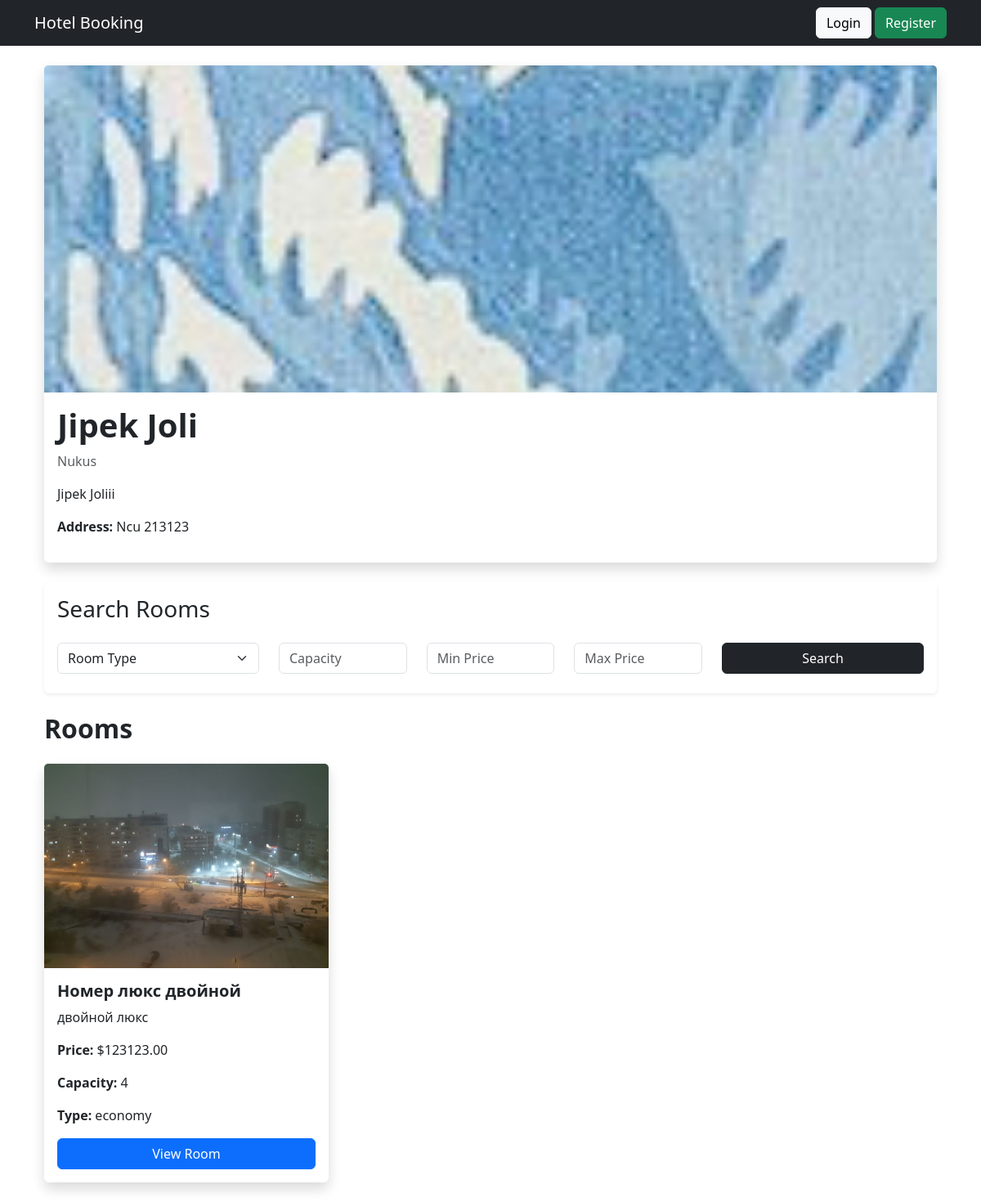
The page /hotel/1/ on the database as committed earlier.
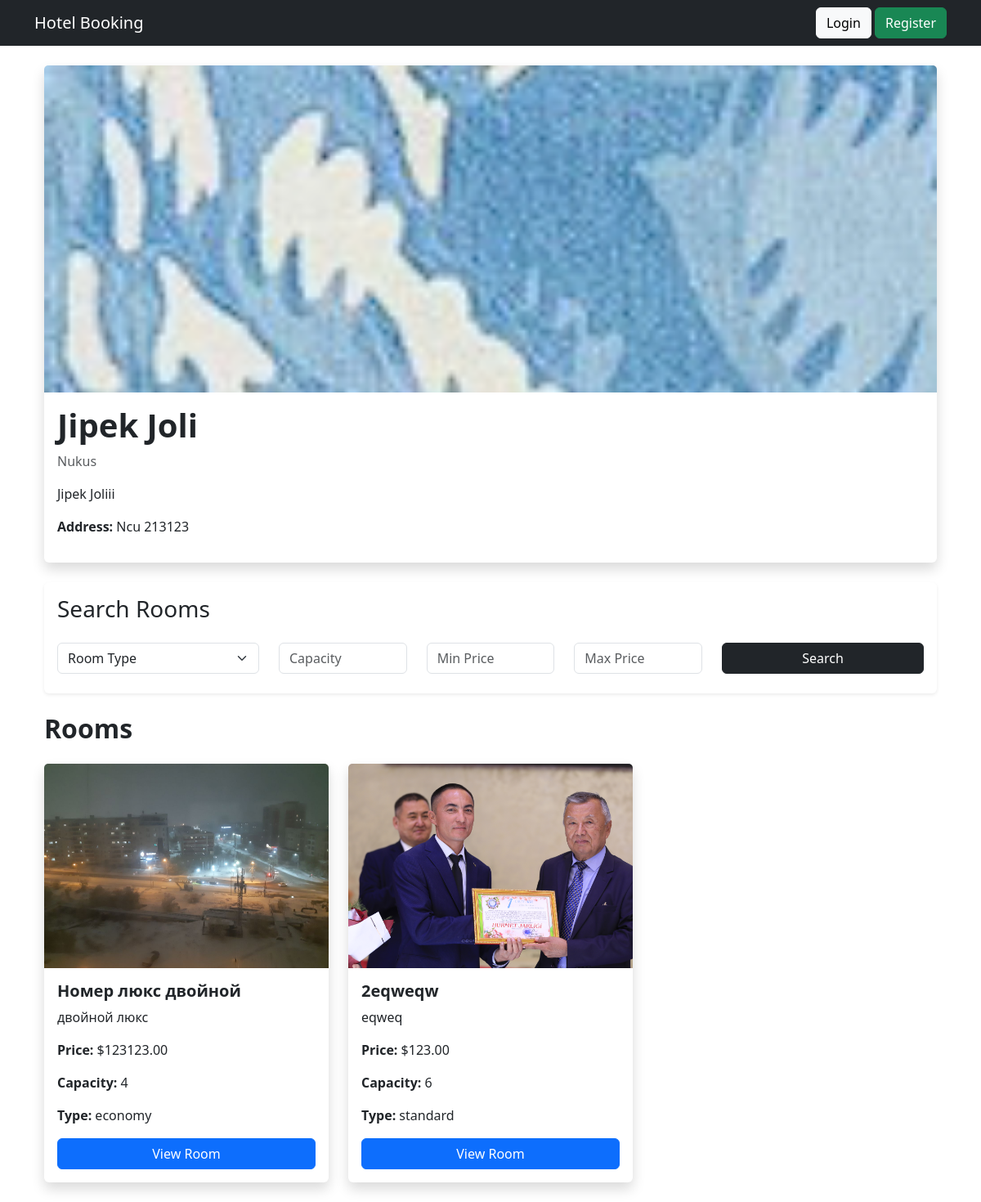
The same page on the database as committed later.
### main/models.py (models this page shows, shortened)
class Room(models.Model):
    ROOM_TYPES = (
        ('economy', 'Economy'),
        ('standard', 'Standard'),
        ('comfort', 'Comfort'),
        ('deluxe', 'Deluxe'),
        ('lux', 'Lux'),
        ('full_lux', 'Full Lux'),
        ('presidential', 'Presidential'),
    )
    hotel = models.ForeignKey(
        Hotel,
        on_delete=models.CASCADE,
        related_name='rooms'
    )
    title = models.CharField(max_length=255)
    description = models.TextField()
    room_type = models.CharField(
        max_length=20,
        choices=ROOM_TYPES,
        default='standard'
    )
    price = models.DecimalField(
        max_digits=10,
        decimal_places=2
    )
    capacity = models.PositiveIntegerField()
    size_m2 = models.PositiveIntegerField(
        null=True,
        blank=True
    )
    BED_TYPES = (
        ('single', 'Single'),
        ('double', 'Double'),
        ('triple', 'Triple'),
        ('queen (1 big bed for 1 person)', 'Queen (1 big bed for 1 person)'),
        ('king (bed for 4 people)', 'King (bed for 4 people)'),
    )
    beds = models.PositiveIntegerField(default=1)
    bed_type = models.CharField(
        max_length=50,
        choices=BED_TYPES,
        default='single'
    )
    has_wifi = models.BooleanField(default=True)
    has_breakfast = models.BooleanField(default=False)
    has_air_conditioning = models.BooleanField(default=True)
    is_available = models.BooleanField(default=True)
    rating = models.DecimalField(
        max_digits=3,
        decimal_places=1,
        default=4.0
    )
    created_at = models.DateTimeField(auto_now_add=True)

class RoomImage(models.Model):
    room = models.ForeignKey(
        Room,
        on_delete=models.CASCADE,
        related_name='images'
    )
    image = models.ImageField(upload_to='rooms/')

### main/views.py (the view)
# urls.py: path('hotel/<int:pk>/', hotel_detail, name='hotel_detail'),
def hotel_detail(request, pk):
    hotel = get_object_or_404(Hotel, id=pk)
    rooms = hotel.rooms.all()
    room_type = request.GET.get('type')
    capacity = request.GET.get('capacity')
    min_price = request.GET.get('min_price')
    max_price = request.GET.get('max_price')
    if room_type:
        rooms = rooms.filter(room_type=room_type)
    if capacity:
        rooms = rooms.filter(capacity=capacity)
    if min_price:
        rooms = rooms.filter(price__gte=min_price)
    if max_price:
        rooms = rooms.filter(price__lte=max_price)
    context = {
        'hotel': hotel,
        'rooms': rooms
    }
    return render(request, 'hotel_detail.html', context)

### main/templates/hotel_detail.html (shortened to what the changed rows need)
{% extends 'base.html' %}
{% block content %}
<div class="container mt-4">
    <div class="card shadow border-0 mb-4">
        <div class="card-body">
            <h1 class="fw-bold">
                {{ hotel.title }}
            </h1>
        </div>
    </div>
    <h2 class="fw-bold mb-4">
        Rooms
    </h2>
    <div class="row">
        {% for room in rooms %}
            <div class="col-md-4 mb-4">
                <div class="card h-100 shadow border-0">
                    {% if room.images.first %}
                        <img src="{{ room.images.first.image.url }}"
                             class="card-img-top"
                             style="height:250px; object-fit:cover;">
                    {% endif %}
                    <div class="card-body d-flex flex-column">
                        <h5 class="fw-bold">
                            {{ room.title }}
                        </h5>
                        <p>
                            {{ room.description|truncatewords:15 }}
                        </p>
                        <p>
                            <strong>
                                Price:
                            </strong>
                            ${{ room.price }}
                        </p>
                        <p>
                            <strong>
                                Capacity:
                            </strong>
                            {{ room.capacity }}
                        </p>
                        <p>
                            <strong>
                                Type:
                            </strong>
                            {{ room.room_type }}
                        </p>
                        <a href="{% url 'room_detail' room.id %}"
                           class="btn btn-primary mt-auto">
                            View Room
                        </a>
                    </div>
                </div>
            </div>
        {% empty %}
            <div class="col-12">
                <div class="alert alert-warning">
                    No rooms found.
                </div>
            </div>
        {% endfor %}
    </div>
</div>
{% endblock %}

Rows that differ between the two databases and show on the page:
added Room: images.first.image (picture), title "2eqweqw", description "eqweq", price "123.00", capacity "6", room_type "standard"
